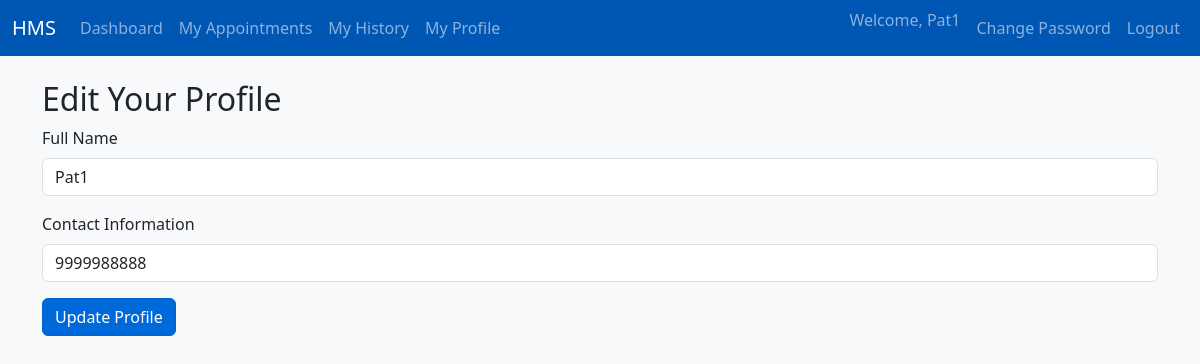
The app's page /patient/profile (signed in) with its own data.
### models/models.py (models this page shows)
class User(db.Model, UserMixin):
    id = db.Column(db.Integer, primary_key=True)
    username = db.Column(db.String(150), unique=True, nullable=False)
    password = db.Column(db.String(150), nullable=False)
    role = db.Column(db.String(50), nullable=False)
    is_blacklisted = db.Column(db.Boolean, default=False, nullable=False)

class Patient(db.Model):
    id = db.Column(db.Integer, primary_key=True)
    user_id = db.Column(db.Integer, db.ForeignKey('user.id'), nullable=False)
    name = db.Column(db.String(100), nullable=False)
    contact = db.Column(db.String(100), nullable=True)
    user = db.relationship('User', backref=db.backref('patient', uselist=False))

### controllers/patient_controller.py (the view)
@patient_bp.route('/profile', methods=['GET', 'POST'])
def profile():
    patient = Patient.query.filter_by(user_id=current_user.id).first()
    if request.method == 'POST':
        patient.name = request.form.get('name')
        patient.contact = request.form.get('contact')
        db.session.commit()
        flash('Profile updated successfully.', 'success')
        return redirect(url_for('patient.profile'))
    return render_template('user_profile.html', patient=patient)

### controllers/patient_controller.py (called while the page is built)
@patient_bp.before_request
@login_required
def check_is_patient():
    if current_user.role != 'patient': return "Unauthorized", 403

### templates/user_profile.html (shortened to what this page needs)
{% extends "base.html" %}
{% block content %}
<h2>Edit Your Profile</h2>
<form method="POST">
    <div class="mb-3">
        <label for="name" class="form-label">Full Name</label>
        <input type="text" id="name" name="name" class="form-control" value="{{ patient.name }}" required minlength="2">
    </div>
    <div class="mb-3">
        <label for="contact" class="form-label">Contact Information</label>
        <input type="text" id="contact" name="contact" class="form-control" value="{{ patient.contact }}" required>
    </div>
    <button type="submit" class="btn btn-primary">Update Profile</button>
</form>
{% endblock %}

### templates/base.html (shortened to what this page needs)
<!DOCTYPE html>
<html lang="en">
<head>
    <link href="https://cdn.jsdelivr.net/npm/bootstrap@5.3.0/dist/css/bootstrap.min.css" rel="stylesheet">
    <link rel="stylesheet" href="{{ url_for('static', filename='css/style.css') }}">
</head>
<body>
    <nav class="navbar navbar-expand-lg navbar-dark bg-primary">
        <div class="container-fluid">
            <a class="navbar-brand" href="{{ url_for('auth.home') }}">HMS</a>
            <div class="collapse navbar-collapse" id="navbarNav">
                <ul class="navbar-nav me-auto mb-2 mb-lg-0">
                    {% if current_user.is_authenticated %}
                        {% if current_user.role == 'admin' %}
                            <li class="nav-item"><a class="nav-link" href="{{ url_for('admin.dashboard') }}">Dashboard</a></li>
                            <li class="nav-item"><a class="nav-link" href="{{ url_for('admin.manage_departments') }}">Departments</a></li>
                            <li class="nav-item"><a class="nav-link" href="{{ url_for('admin.analytics') }}">Analytics</a></li>
                        {% elif current_user.role == 'doctor' %}
                            <li class="nav-item"><a class="nav-link" href="{{ url_for('doctor.dashboard') }}">Dashboard</a></li>
                            <li class="nav-item"><a class="nav-link" href="{{ url_for('doctor.availability') }}">My Availability</a></li>
                        {% elif current_user.role == 'patient' %}
                            <li class="nav-item"><a class="nav-link" href="{{ url_for('patient.dashboard') }}">Dashboard</a></li>
                            <li class="nav-item"><a class="nav-link" href="{{ url_for('patient.my_appointments') }}">My Appointments</a></li>
                            <li class="nav-item"><a class="nav-link" href="{{ url_for('patient.history') }}">My History</a></li>
                            <li class="nav-item"><a class="nav-link" href="{{ url_for('patient.profile') }}">My Profile</a></li>
                        {% endif %}
                    {% endif %}
                </ul>
                <ul class="navbar-nav ms-auto">
                    {% if current_user.is_authenticated %}
                        <li class="nav-item"><span class="navbar-text me-2">Welcome, {{ current_user.username }}</span></li>
                        <li class="nav-item"><a class="nav-link" href="{{ url_for('auth.change_password') }}">Change Password</a></li>
                        <li class="nav-item"><a class="nav-link" href="{{ url_for('auth.logout') }}">Logout</a></li>
                    {% else %}
                        <li class="nav-item"><a class="nav-link" href="{{ url_for('auth.login') }}">Login</a></li>
                        <li class="nav-item"><a class="nav-link" href="{{ url_for('auth.signup') }}">Register</a></li>
                    {% endif %}
                </ul>
            </div>
        </div>
    </nav>
    <div class="container mt-4">
        {% block content %}{% endblock %}
    </div>
</body>
</html>

### static/css/style.css (style rules this page uses)
body { background-color: #f8f9fa; }
.navbar-dark.bg-primary { background-color: #0056b3 !important; }
.btn-primary { background-color: #0069d9; border-color: #0062cc; }

### records on screen
User: username "Pat1"
Patient: name "Pat1", contact "9999988888"
